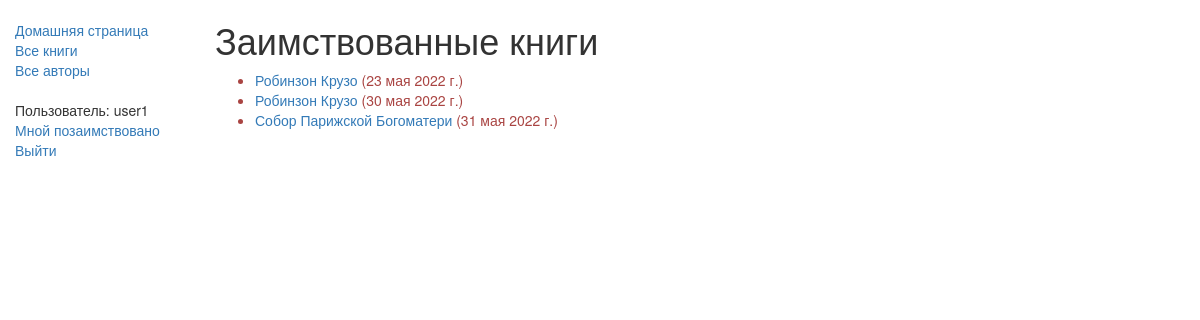
/catalog/mybooks/ (signed in), run on the app's committed database.
### catalog/models.py (models this page shows, shortened)
class BookInstance(models.Model):
	id = models.UUIDField(primary_key=True, default=uuid.uuid4,
		help_text='Unique ID for this book across the whole library')
	book = models.ForeignKey('Book', on_delete=models.SET_NULL, null=True, verbose_name="Книга")
	imprint = models.CharField("Печать", max_length=200)
	due_back = models.DateField("Дата возврата", null=True, blank=True)
	borrower = models.ForeignKey(User, on_delete=models.SET_NULL, null=True, blank=True, verbose_name="Читатель")
	@property
	def is_overdue(self):
		if self.due_back and date.today() > self.due_back:
			return True
		else:
			return False
	LOAN_STATUS = (
		('m', 'Техническое обслуживание'),
		('o', 'У читателя'),
		('a', 'Доступна'),
		('r', 'В резерве'),
		)
	status = models.CharField("Статус", max_length=1, choices=LOAN_STATUS, blank=True,
		default='m', help_text='Статус доступности книги')
	class Meta:
		ordering = ['due_back']
		permissions = (('can_mark_returned', 'Set book as returned'),)
		verbose_name = "экземпляр книги"
		verbose_name_plural = "экземпляры книг"

class Book(models.Model):
	title = models.CharField("Название", max_length=200)
	author = models.ForeignKey('Author', on_delete=models.SET_NULL, null=True, verbose_name="Автор")
	summary = models.TextField("Краткое описание", max_length=1000, help_text='Введите краткое описание книги')
	isbn = models.CharField('ISBN', max_length=13,
		help_text='Номер <a href="https://www.isbn-international.org/content/what-isbn">ISBN</a> из 13 символов')
	genre = models.ManyToManyField(Genre, help_text='Выберите жанр книги', verbose_name="Жанр")
	language = models.ForeignKey('Language', on_delete=models.SET_NULL, null=True, verbose_name="Язык")
	class Meta:
		ordering = ['title']
		verbose_name = "книга"
		verbose_name_plural = "книги"
	def display_genre(self):
		return ', '.join([genre.name for genre in self.genre.all()[:3]])
	display_genre.short_description = 'Жанр'

### catalog/views.py (the view)
class LoanedBooksByUserListView(LoginRequiredMixin, generic.ListView):
	model = BookInstance
	template_name = 'bookinstance_list_borrowed_user.html'
	paginate_by = 10
	def get_queryset(self):
		return BookInstance.objects.filter(borrower=self.request.user).filter(status__exact='o').order_by('due_back')

### catalog/templates/bookinstance_list_borrowed_user.html
{% extends "base_generic.html" %}
{% block content %}
	<h1>Заимствованные книги</h1>
	{% if bookinstance_list %}
		<ul>
			{% for bookinst in bookinstance_list %}
				<li class="{% if bookinst.is_overdue %}text-danger{% endif %}">
					<a href="{% url 'book-detail' bookinst.book.pk %}">
						{{ bookinst.book.title }}
					</a>
					({{ bookinst.due_back }})
				</li>
				{% endfor %}
		</ul>
	{% else %}
		<p>Нет заимоствованных книг</p>
	{% endif %}
{% endblock %}

### catalog/templates/base_generic.html (shortened to what this page needs)
<!DOCTYPE html>
<html lang='ru'>
<head>
	<link rel="stylesheet" href="https://maxcdn.bootstrapcdn.com/bootstrap/3.3.7/css/bootstrap.min.css">
	{% load static %}
	<link rel="stylesheet" href="{% static 'css/styles.css' %}">
</head>
<body>
  <div class="container-fluid">
    <div class="row">
      <div class="col-sm-2">
      {% block sidebar %}
      <ul class="sidebar-nav">
          <li><a href="{% url 'index' %}">Домашняя страница</a></li>
          <li><a href="{% url 'books' %}">Все книги</a></li>
          <li><a href="{% url 'authors' %}">Все авторы</a></li>
      </ul>
      <ul class="sidebar-nav">
        {% if user.is_authenticated %}
          <li>Пользователь: {{ user.get_username }}</li>
          <li><a href="{% url 'my-borrowed' %}">Мной позаимствовано</a></li>
          <li><a href="{% url 'logout' %}?next={{ request.path }}">Выйти</a></li>
        {% else %}
          <li><a href="{% url 'login' %}?next={{ request.path }}">Войти</a></li>
        {% endif %}
      </ul>
     {% endblock %}
      </div>
      <div class="col-sm-10 ">
      {% block content %}{% endblock %}
      </div>
    </div>
  </div>
</body>
</html>

### catalog/static/css/styles.css (style rules this page uses)
.sidebar-nav { margin-top: 20px; padding: 0; list-style: none; }

### data on the page
BookInstance: book "Робинзон Крузо", due_back "23 мая 2022 г."
BookInstance: book "Робинзон Крузо", due_back "30 мая 2022 г."
BookInstance: book "Собор Парижской Богоматери", due_back "31 мая 2022 г."

### other printed values
{{ user.get_username }} "user1"
